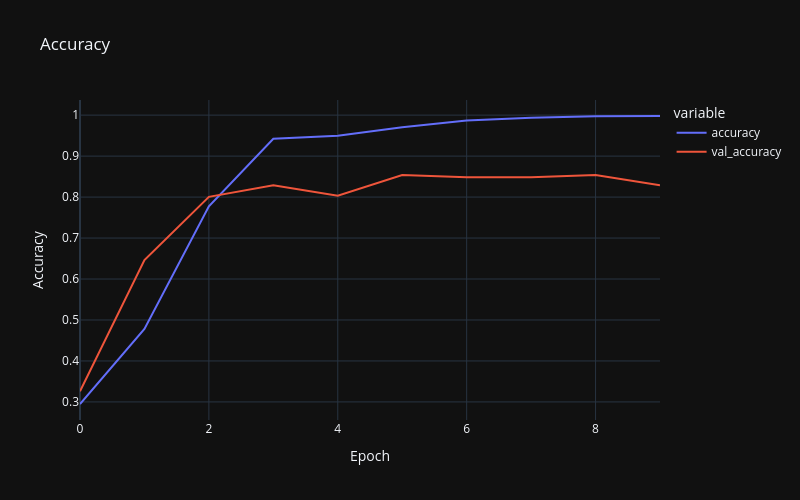
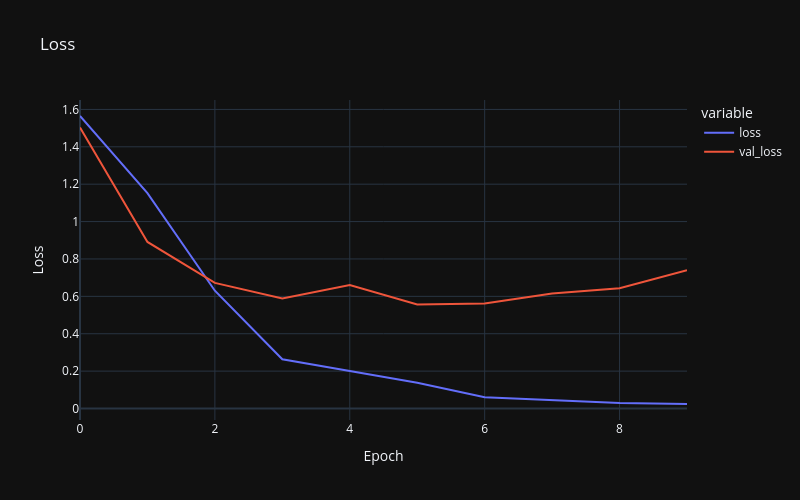

Write notebook code for charts like these, in order.
### Code cell
# visualize the training progress
# plot the graph of loss and accuracy epoch-by-epoch

# create a dataframe for the training history
history_df = pd.DataFrame(history.history)
display(history_df)

# subset the accuracy and loss dataframe from the history_df
accuracy_df = history_df[['accuracy','val_accuracy']]
loss_df = history_df[['loss','val_loss']]

# visualize the accuracy during training progress
fig = px.line(accuracy_df, width=800, height=500, template='plotly_dark', title='Accuracy')

fig.update_layout(
    xaxis = dict(
        title = 'Epoch'
    ),
    yaxis = dict(
        title = 'Accuracy'
    )
)

fig.show()

# visualize the loss during training progress
fig = px.line(loss_df, width = 800, height=500, template='plotly_dark', title='Loss')

fig.update_layout(
    xaxis = dict(
        title = 'Epoch'
    ),
    yaxis = dict(
        title = 'Loss'
    )
)

fig.show()

### Figure 1 — Plotly figure (JSON) as saved in the notebook; plotly's stock layout.template omitted (floating-point values rounded to 4 significant figures)
{"data": [{"hovertemplate": "variable=accuracy<br>index=%{x}<br>value=%{y}<extra></extra>", "legendgroup": "accuracy", "line": {"color": "#636efa", "dash": "solid"}, "marker": {"symbol": "circle"}, "mode": "lines", "name": "accuracy", "orientation": "v", "showlegend": true, "type": "scatter", "x": [0, 1, 2, 3, 4, 5, 6, 7, 8, 9], "xaxis": "x", "y": [0.2949, 0.4782, 0.7774, 0.9424, 0.9494, 0.9705, 0.9867, 0.9937, 0.9972, 0.9979], "yaxis": "y"}, {"hovertemplate": "variable=val_accuracy<br>index=%{x}<br>value=%{y}<extra></extra>", "legendgroup": "val_accuracy", "line": {"color": "#EF553B", "dash": "solid"}, "marker": {"symbol": "circle"}, "mode": "lines", "name": "val_accuracy", "orientation": "v", "showlegend": true, "type": "scatter", "x": [0, 1, 2, 3, 4, 5, 6, 7, 8, 9], "xaxis": "x", "y": [0.3258, 0.6461, 0.8006, 0.8287, 0.8034, 0.8539, 0.8483, 0.8483, 0.8539, 0.8287], "yaxis": "y"}], "layout": {"height": 500, "legend": {"title": {"text": "variable"}, "tracegroupgap": 0}, "title": {"text": "Accuracy"}, "width": 800, "xaxis": {"anchor": "y", "autorange": true, "domain": [0, 1], "range": [0, 9], "title": {"text": "Epoch"}, "type": "linear"}, "yaxis": {"anchor": "x", "autorange": true, "domain": [0, 1], "range": [0.2559, 1.037], "title": {"text": "Accuracy"}, "type": "linear"}}}

### Figure 2 — Plotly figure (JSON) as saved in the notebook; plotly's stock layout.template omitted (floating-point values rounded to 4 significant figures)
{"data": [{"hovertemplate": "variable=loss<br>index=%{x}<br>value=%{y}<extra></extra>", "legendgroup": "loss", "line": {"color": "#636efa", "dash": "solid"}, "marker": {"symbol": "circle"}, "mode": "lines", "name": "loss", "orientation": "v", "showlegend": true, "type": "scatter", "x": [0, 1, 2, 3, 4, 5, 6, 7, 8, 9], "xaxis": "x", "y": [1.565, 1.152, 0.6301, 0.2638, 0.2003, 0.1378, 0.06038, 0.044, 0.02953, 0.02419], "yaxis": "y"}, {"hovertemplate": "variable=val_loss<br>index=%{x}<br>value=%{y}<extra></extra>", "legendgroup": "val_loss", "line": {"color": "#EF553B", "dash": "solid"}, "marker": {"symbol": "circle"}, "mode": "lines", "name": "val_loss", "orientation": "v", "showlegend": true, "type": "scatter", "x": [0, 1, 2, 3, 4, 5, 6, 7, 8, 9], "xaxis": "x", "y": [1.503, 0.891, 0.6722, 0.5882, 0.6602, 0.5571, 0.5618, 0.6157, 0.6429, 0.7396], "yaxis": "y"}], "layout": {"height": 500, "legend": {"title": {"text": "variable"}, "tracegroupgap": 0}, "title": {"text": "Loss"}, "width": 800, "xaxis": {"anchor": "y", "autorange": true, "domain": [0, 1], "range": [0, 9], "title": {"text": "Epoch"}, "type": "linear"}, "yaxis": {"anchor": "x", "autorange": true, "domain": [0, 1], "range": [-0.0614, 1.65], "title": {"text": "Loss"}, "type": "linear"}}}
